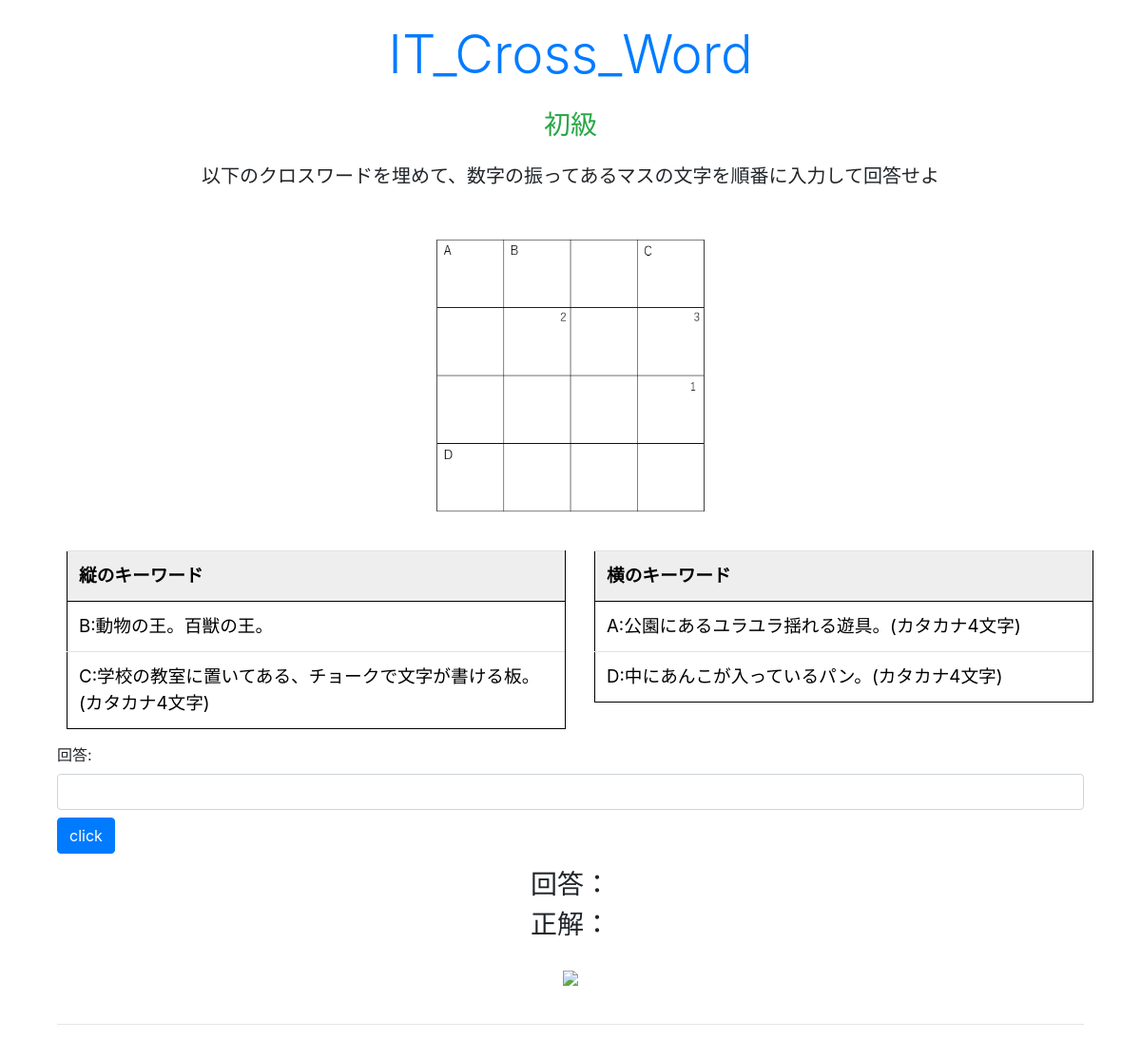
The app's page /quiz/ with its own data.
### quiz/models.py (models this page shows, shortened)
class Quiz(models.Model):
    quiz_img_src = models.CharField(max_length=100)
    answer = models.CharField(max_length=100)
    answer_img_src = models.CharField(max_length=100)

class VerticalKeyword(models.Model):
    quiz_id = models.IntegerField(default=-1)
    keyword = models.CharField(max_length=500)

class HorizonalKeyword(models.Model):
    quiz_id = models.IntegerField(default=-1)
    keyword = models.CharField(max_length=500)

### quiz/views.py (the view, shortened to what this page needs)
# urls.py: path('',views.index,name='index')
def index(request):
    params = {
        'title':'IT_Cross_Word',
        'level':'初級',
        'horizontal': [],
        'vertical':[],
        'form':AnswerForm(),
        'quiz_img_src':'',
        'answer_img_src':'',
        'reply':'',
        'answer':'',
        'judge':'',
    }
    quiz_item=Quiz.objects.get(id=2)
    params['horizontal']=HorizonalKeyword.objects.filter(quiz_id=2)
    params['vertical']=VerticalKeyword.objects.filter(quiz_id=2)
    params['quiz_img_src']=quiz_item.quiz_img_src
    return render(request,'quiz/index.html',params)

### quiz/forms.py
class AnswerForm(forms.Form):
    answer = forms.CharField(label='回答', \
        widget=forms.TextInput(attrs={'class':'form-control'}))

### quiz/templates/quiz/index.html (shortened to what this page needs)
{% load static %}
<!doctype html>
<html lang="ja">
<head>
    <link rel="stylesheet"
    href="https://stackpath.bootstrapcdn.com/bootstrap/4.3.1/css/bootstrap.min.css"
>
    <link rel="stylesheet" type="text/css"
    href="{% static 'quiz/css/style.css' %}" />
</head>
<body class="container">
    <h1 class="display-4 text-primary text-center mt-4 mb-4">{{title}}</h1>
    <h3 class="text-center text-success mt-4 mb-4">{{level}}</h3>
    <h5 class="text-center mt-4 mb-4">以下のクロスワードを埋めて、数字の振ってあるマスの文字を順番に入力して回答せよ</h5>
    <div class="center">
        <img src={{ quiz_img_src}} width="300" height="300" class="mt-4 mb-4 text-center">
    </div>
    <div class="container-fluid">
        <div class="row">
            <div class="col-lg-6">
                <table class="table"　border="1" style="border-collapse: collapse">
                    <tr>
                        <th>縦のキーワード</th>
                    </tr>
                    {% for item in vertical %}
                    <tr>
                        <td>{{item.keyword}}</td>
                    <tr>
                {% endfor %}
                </table>
            </div>
            <div class="col-lg-6">
                <table class="table">
                    <tr>
                        <th>横のキーワード</th>
                    </tr>
                    {% for item in horizontal %}
                    <tr>
                        <td>{{item.keyword}}</td>
                    <tr>
                {% endfor %}
                </table>
        </div>
    </div>
    <form action="{% url 'index' %}" method="post">
        {{ form }}
        <input type="submit" class="btn btn-primary my-2"
            value="click" onclick="show()">
    </form>
    <div class="center">
        <h3>回答：{{ reply }}</h3>
        <h3>正解：{{ answer }}</h3>
        <div class="center">
            <img src={{ answer_img_src}} width="300" height="300" class="mt-4 mb-4">
        </div>
    </div>
    <hr>
</body>
</html>

### quiz/static/quiz/css/style.css (style rules this page uses)
.center { text-align: center; }
table { margin: 10px; font-size: 14pt; }
table tr th { background-color: #eee; color: #000; padding: 2px 10px; border-width: 2px; border:1.5px #000 solid; }
table tr td { background-color: #FFF; color: #000; padding: 2px 10px; border-width: 2px; border:1.5px #000 solid; }

### records on screen
Quiz: quiz_img_src (picture)
VerticalKeyword: keyword "B:動物の王。百獣の王。"
VerticalKeyword: keyword "C:学校の教室に置いてある、チョークで文字が書ける板。(カタカナ4文字)"
HorizonalKeyword: keyword "A:公園にあるユラユラ揺れる遊具。(カタカナ4文字)"
HorizonalKeyword: keyword "D:中にあんこが入っているパン。(カタカナ4文字)"

### other values on screen
{{ title }} "IT_Cross_Word"
{{ level }} "初級"
